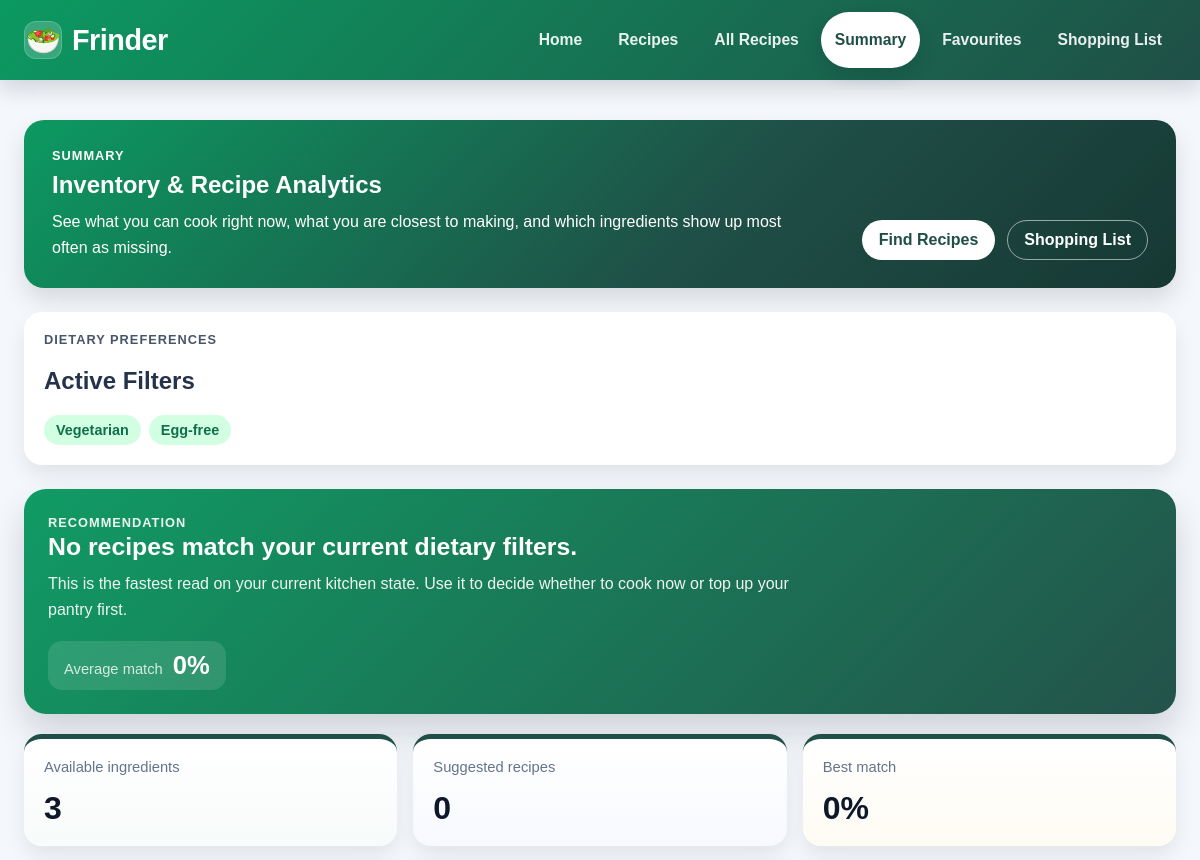
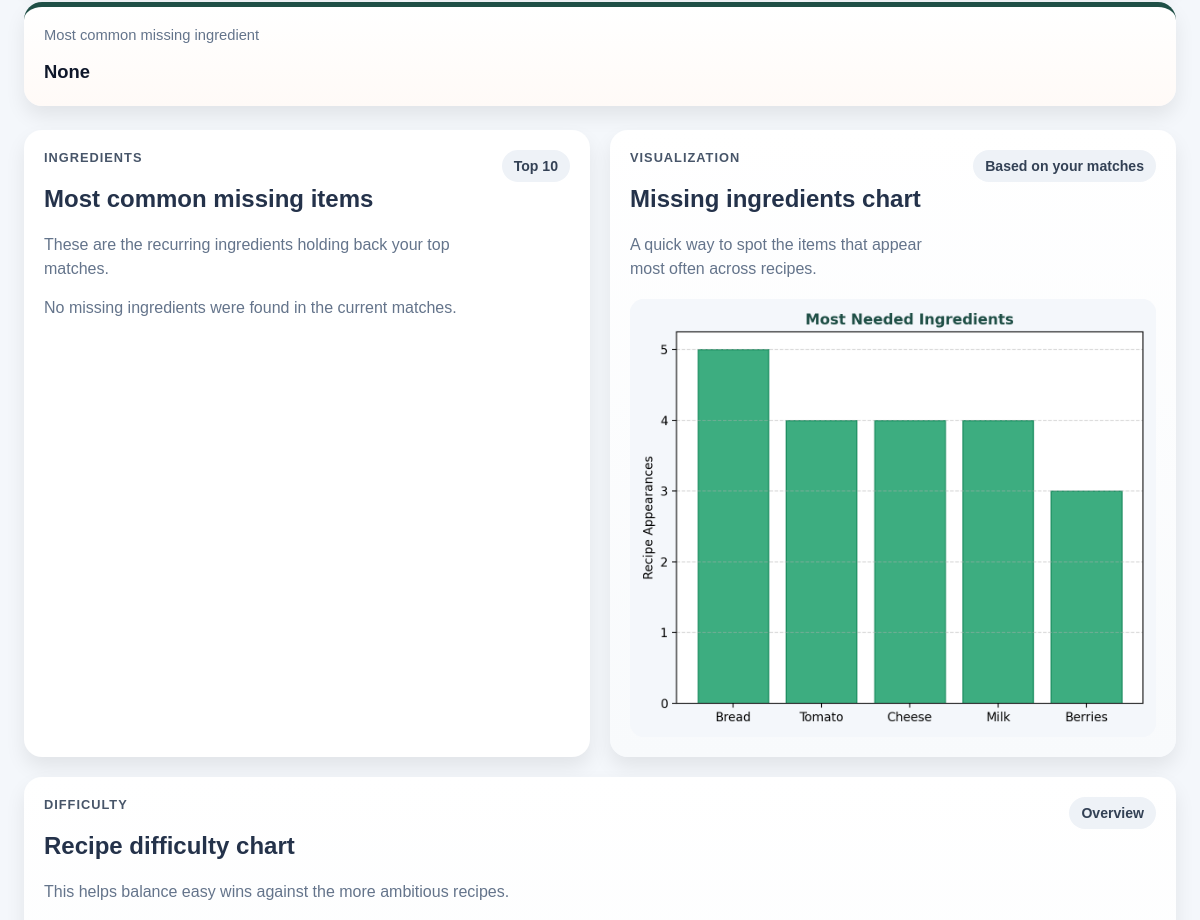
/summary (upper part), run on an earlier commit of the app's database (2 pictures, top to bottom).
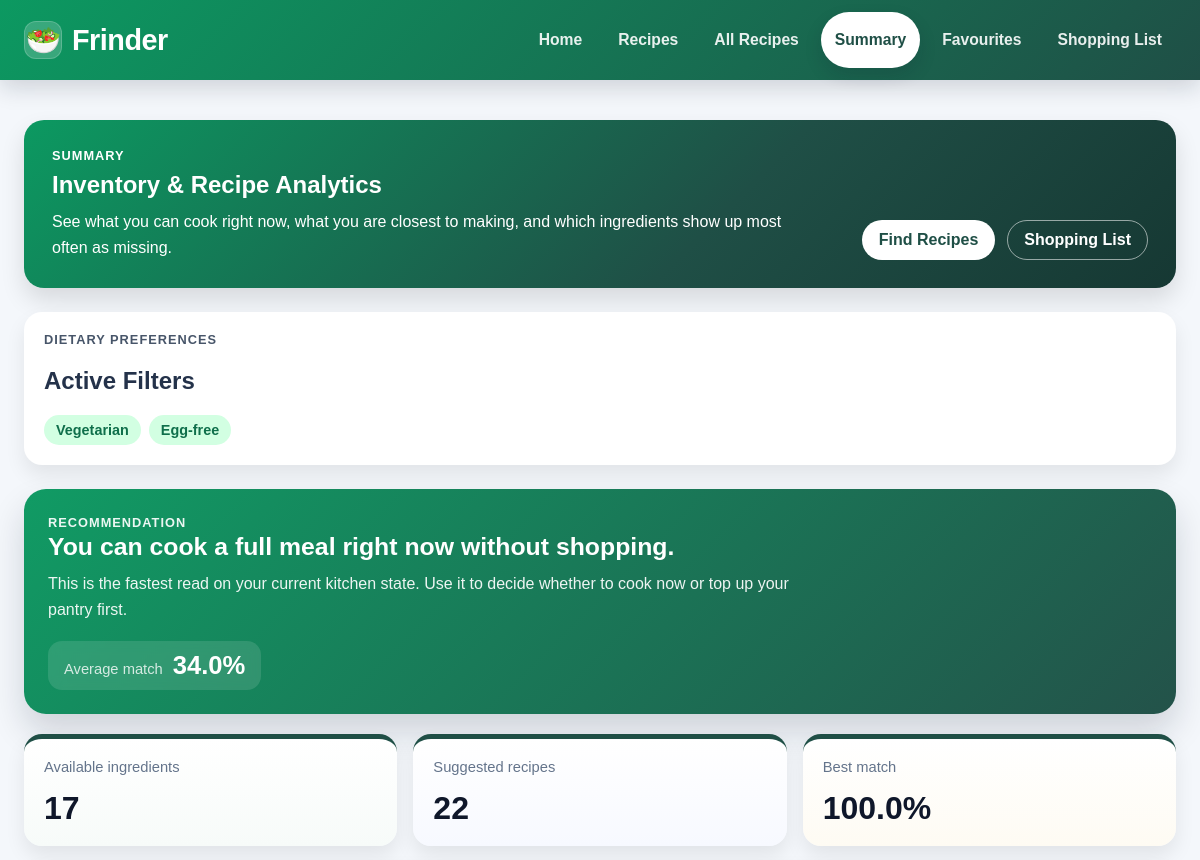
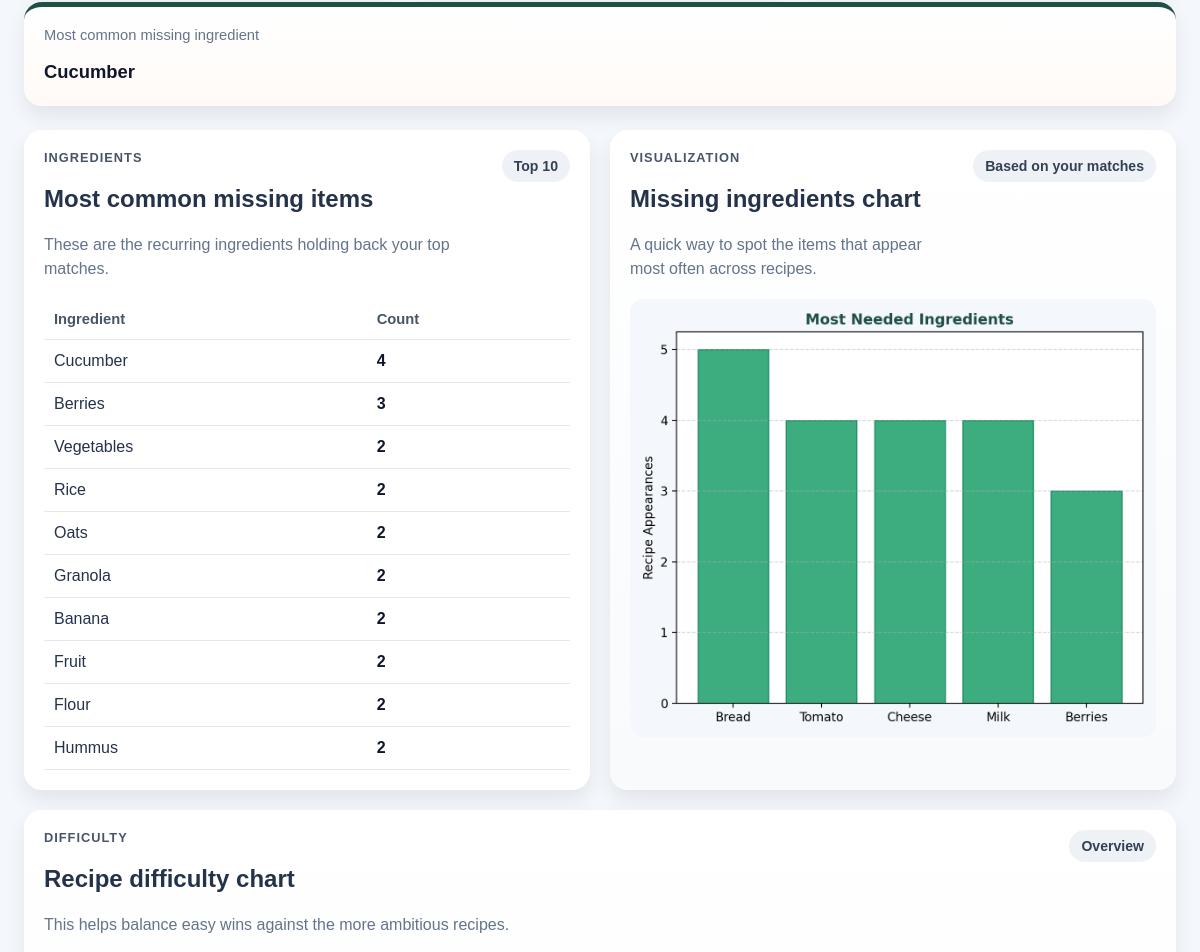
And on a later commit of the database (2 pictures, top to bottom).
### db_models.py (models this page shows)
class IngredientRow(Base):
    __tablename__ = "ingredients"
    id = Column(Integer, primary_key=True)
    name = Column(String, nullable=False, unique=True)
    recipe_links = relationship("RecipeIngredientRow", back_populates="ingredient")
    user_links = relationship("UserIngredientRow", back_populates="ingredient")
    shopping_links = relationship("ShoppingListRow", back_populates="ingredient")

### app.py (the view, shortened to what this page needs)
@app.route("/summary")
def summary():
    user_ingredients = read_user_ingredients()
    dietary_restrictions, excluded_ingredients = get_active_preferences()
    recipes_list = load_recipes()
    suggestions = match_recipes(
        user_ingredients,
        recipes_list,
        dietary_restrictions=dietary_restrictions,
        excluded_ingredients=excluded_ingredients,
    )
    summary_data, missing_counter = build_summary_data(user_ingredients, suggestions)
    save_match_history(user_ingredients, suggestions)
    filename_missing = "summary_missing.png"
    filename_difficulty = "summary_difficulty.png"
    return render_template(
        "summary.html",
        empty=False,
        total_available=summary_data["total_available"],
        total_suggested=summary_data["total_suggested"],
        best_match=summary_data["best_match"],
        avg_match=summary_data["avg_match"],
        most_common_missing=summary_data["most_common_missing"],
        recommendation=summary_data["recommendation"],
        missing_table_data=summary_data["missing_table_data"],
        graph_missing_url=url_for("static", filename=filename_missing),
        graph_difficulty_url=url_for("static", filename=filename_difficulty),
        **build_preferences_context(dietary_restrictions, excluded_ingredients),
    )

### app.py (called while the page is built)
def get_active_preferences():
    dietary_restrictions = normalize_dietary_restrictions(
        read_dietary_restrictions()
    )
    excluded_ingredients = read_excluded_ingredients()
    return dietary_restrictions, excluded_ingredients

def build_preferences_context(dietary_restrictions=None, excluded_ingredients=None):
    if dietary_restrictions is None or excluded_ingredients is None:
        dietary_restrictions, excluded_ingredients = get_active_preferences()
    return {
        "dietary_restriction_options": DIETARY_RESTRICTION_OPTIONS,
        "selected_dietary_restrictions": dietary_restrictions,
        "active_dietary_restriction_labels": dietary_restriction_labels(
            dietary_restrictions
        ),
        "excluded_ingredients": excluded_ingredients,
        "excluded_ingredients_str": ", ".join(excluded_ingredients),
        "has_active_preferences": bool(
            dietary_restrictions or excluded_ingredients
        ),
    }

def save_match_history(user_ingredients, suggestions):
    if not user_ingredients:
        if HISTORY_FILE.exists():
            HISTORY_FILE.unlink()
        return
    history_data, missing_counter = build_summary_data(user_ingredients, suggestions)
    HISTORY_FILE.parent.mkdir(parents=True, exist_ok=True)
    with open(HISTORY_FILE, "w", encoding="utf-8") as f:
        json.dump(history_data, f)
    filename_missing = "summary_missing.png"
    filename_difficulty = "summary_difficulty.png"
    generate_summary_graphs(
        missing_counter,
        suggestions,
        BASE_DIR / "static" / filename_missing,
        BASE_DIR / "static" / filename_difficulty,
    )

### charts.py (called while the page is built)
def recipe_difficulty(recipe):
    if isinstance(recipe, Recipe):
        return recipe.difficulty
    if isinstance(recipe, dict):
        return recipe.get("difficulty", "Unknown")
    return "Unknown"

### db.py (called while the page is built)
def _session():
    return _session_factory()()

def session():
    return _session()

### matching.py (called while the page is built)
def normalize_dietary_restrictions(dietary_restrictions):
    selected_restrictions = []
    seen = set()
    for restriction in dietary_restrictions or []:
        restriction_key = clean_ingredient(restriction)
        if (
            restriction_key in DIETARY_RESTRICTION_LABELS
            and restriction_key not in seen
        ):
            selected_restrictions.append(restriction_key)
            seen.add(restriction_key)
    return selected_restrictions

### storage.py (called while the page is built)
def _run_read(action):
    with session() as db_session:
        return action(db_session)

### templates/summary.html (shortened to what this page needs)
{% extends "base.html" %}
{% block content %}
<section class="summary-hero">
  <div>
    <p class="summary-kicker">Summary</p>
    <h1>Inventory & Recipe Analytics</h1>
    <p class="summary-intro">
      See what you can cook right now, what you are closest to making, and which
      ingredients show up most often as missing.
    </p>
  </div>
  <div class="summary-hero__actions">
    <a href="{{ url_for('recipes') }}" class="summary-button">Find Recipes</a>
    <a href="{{ url_for('shopping_list') }}" class="summary-button summary-button--secondary">Shopping List</a>
  </div>
</section>
<section class="summary-preferences summary-panel">
  <div>
    <p class="summary-kicker">Dietary Preferences</p>
    <h2>Active Filters</h2>
  </div>
  {% if has_active_preferences %}
    <div class="preference-chip-list">
      {% for label in active_dietary_restriction_labels %}
        <span class="preference-chip">{{ label }}</span>
      {% endfor %}
    </div>
  {% else %}
    <p class="summary-empty-message">No dietary restrictions or excluded ingredients selected.</p>
  {% endif %}
</section>
{% if empty %}
  <section class="summary-empty recipe-card">
    <h2>No ingredients found</h2>
    <p>
      Go back to the home page, add a few ingredients, and then return here to
      generate your summary charts.
    </p>
    <a href="{{ url_for('index') }}" class="summary-button">Go to Home</a>
  </section>
{% else %}
  <section class="summary-recommendation">
    <div class="summary-recommendation__copy">
      <p class="summary-kicker">Recommendation</p>
      <h2>{{ recommendation }}</h2>
      <p>
        This is the fastest read on your current kitchen state. Use it to decide
        whether to cook now or top up your pantry first.
      </p>
      <div class="summary-recommendation__meta">
        <span class="summary-recommendation__meta-label">Average match</span>
        <strong class="summary-recommendation__meta-value">{{ avg_match }}%</strong>
      </div>
    </div>
  </section>
  <section class="summary-stats">
    <article class="summary-stat-card summary-stat-card--stock">
      <span class="summary-stat-label">Available ingredients</span>
      <strong class="summary-stat-value">{{ total_available }}</strong>
    </article>
    <article class="summary-stat-card summary-stat-card--recipes">
      <span class="summary-stat-label">Suggested recipes</span>
      <strong class="summary-stat-value">{{ total_suggested }}</strong>
    </article>
    <article class="summary-stat-card summary-stat-card--best">
      <span class="summary-stat-label">Best match</span>
      <strong class="summary-stat-value">{{ best_match }}%</strong>
    </article>
    <article class="summary-stat-card summary-stat-card--wide summary-stat-card--missing">
      <span class="summary-stat-label">Most common missing ingredient</span>
      <strong class="summary-stat-value summary-stat-value--small">{{ most_common_missing }}</strong>
    </article>
  </section>
  <section class="summary-grid">
    <article class="summary-panel summary-panel--table">
      <div class="summary-panel__header">
        <div>
          <p class="summary-kicker">Ingredients</p>
          <h2>Most common missing items</h2>
          <p class="summary-panel__lede">These are the recurring ingredients holding back your top matches.</p>
        </div>
        <span class="summary-chip summary-chip--neutral">Top 10</span>
      </div>
      {% if missing_table_data %}
        <table class="summary-table">
          <thead>
            <tr>
              <th>Ingredient</th>
              <th>Count</th>
            </tr>
          </thead>
          <tbody>
            {% for ingredient, count in missing_table_data %}
              <tr>
                <td>{{ ingredient|capitalize }}</td>
                <td>{{ count }}</td>
              </tr>
            {% endfor %}
          </tbody>
        </table>
      {% else %}
        <p class="summary-empty-message">No missing ingredients were found in the current matches.</p>
      {% endif %}
    </article>
    <article class="summary-panel summary-panel--chart">
      <div class="summary-panel__header">
        <div>
          <p class="summary-kicker">Visualization</p>
          <h2>Missing ingredients chart</h2>
          <p class="summary-panel__lede">A quick way to spot the items that appear most often across recipes.</p>
        </div>
        <span class="summary-chip">Based on your matches</span>
      </div>
      {% if graph_missing_url %}
        <img class="summary-chart" src="{{ graph_missing_url }}" alt="Chart showing the most common missing ingredients">
      {% else %}
        <p class="summary-empty-message">Missing ingredients chart is not available yet.</p>
      {% endif %}
    </article>
    <article class="summary-panel summary-panel--wide summary-panel--chart">
      <div class="summary-panel__header">
        <div>
          <p class="summary-kicker">Difficulty</p>
          <h2>Recipe difficulty chart</h2>
          <p class="summary-panel__lede">This helps balance easy wins against the more ambitious recipes.</p>
        </div>
        <span class="summary-chip">Overview</span>
      </div>
    </article>
  </section>
{% endif %}
{% endblock %}

### templates/base.html (shortened to what this page needs)
<!DOCTYPE html>
<html lang="en">
<head>
    <link rel="stylesheet" href="{{ url_for('static', filename='style.css') }}">
</head>
<body>
    <nav class="navbar">
        <div class="nav-container">
            <a class="nav-brand" href="{{ url_for('index') }}" aria-label="Frinder home">
                <span class="nav-brand__icon">🥗</span>
                <span>Frinder</span>
            </a>
            <ul class="nav-links">
                <li>
                    <a class="{{ 'active' if request.endpoint == 'index' else '' }}"
                       href="{{ url_for('index') }}">
                        Home
                    </a>
                </li>
                <li>
                    <a class="{{ 'active' if request.endpoint == 'recipes' else '' }}"
                       href="{{ url_for('recipes') }}">
                        Recipes
                    </a>
                </li>
                <li>
                    <a class="{{ 'active' if request.endpoint == 'all_recipes' else '' }}"
                       href="{{ url_for('all_recipes') }}">
                        All Recipes
                    </a>
                </li>
                <li>
                    <a class="{{ 'active' if request.endpoint == 'summary' else '' }}"
                       href="{{ url_for('summary') }}">
                        Summary
                    </a>
                </li>
                <li>
                    <a class="{{ 'active' if request.endpoint == 'favourites' else '' }}"
                       href="{{ url_for('favourites') }}">
                        Favourites
                    </a>
                </li>
                <li>
                    <a class="{{ 'active' if request.endpoint == 'shopping_list' else '' }}"
                       href="{{ url_for('shopping_list') }}">
                        Shopping List
                    </a>
                </li>
            </ul>
        </div>
    </nav>
    <main class="container">
        {% block content %}{% endblock %}
    </main>
</body>
</html>

What changed in the data, as far as the page shows it:
added IngredientRow: name "Cucumber", count "4"
added IngredientRow: name "Berries", count "3"
added IngredientRow: name "Vegetables", count "2"
added IngredientRow: name "Rice", count "2"
added IngredientRow: name "Oats", count "2"
added IngredientRow: name "Granola", count "2"
added IngredientRow: name "Banana", count "2"
added IngredientRow: name "Fruit", count "2"
now on this page (row unchanged): IngredientRow: name "Flour", count "2"
added IngredientRow: name "Hummus", count "2"
Also different on the page:
{{ recommendation }}: "No recipes match your current dietary filters." → "You can cook a full meal right now without shopping."
{{ avg_match }}: "0" → "34.0"
{{ total_available }}: "3" → "17"
{{ total_suggested }}: "0" → "22"
{{ best_match }}: "0" → "100.0"
{{ most_common_missing }}: "None" → (not shown)
text no longer shown: "No missing ingredients were found in the current matches."
text now shown: "Ingredient Count"
